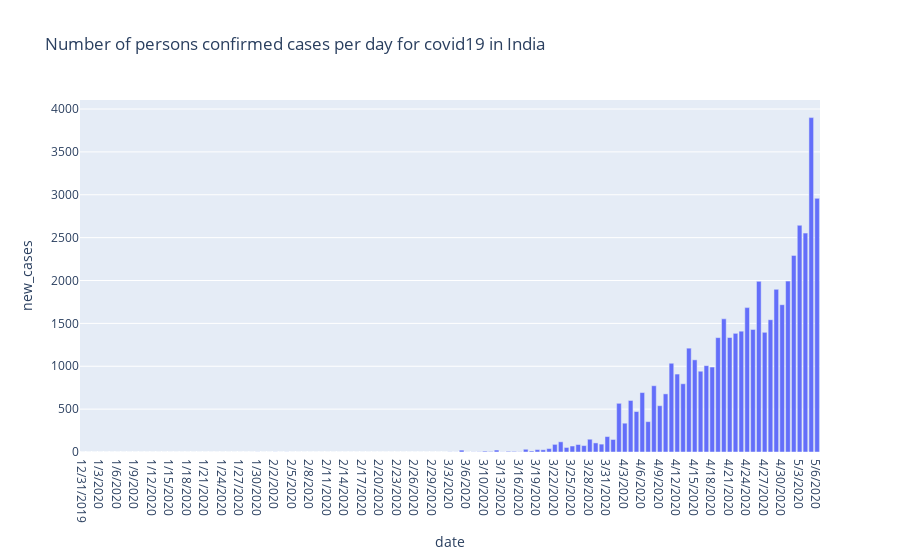

Notebook cell for this chart:
### Code cell
fig = px.bar(df, x = 'date', y = 'new_cases', title='Number of persons confirmed cases per day for covid19 in India')
fig.show()

### Figure 1 — Plotly figure (JSON) as saved in the notebook; plotly's stock layout.template omitted (floating-point values rounded to 4 significant figures)
{"data": [{"alignmentgroup": "True", "hovertemplate": "date=%{x}<br>new_cases=%{y}<extra></extra>", "legendgroup": "", "marker": {"color": "#636efa"}, "name": "", "offsetgroup": "", "orientation": "v", "showlegend": false, "textposition": "auto", "type": "bar", "x": ["12/31/2019", "1/1/2020", "1/2/2020", "1/3/2020", "1/4/2020", "1/5/2020", "1/6/2020", "1/7/2020", "1/8/2020", "1/9/2020", "1/10/2020", "1/11/2020", "1/12/2020", "1/13/2020", "1/14/2020", "1/15/2020", "1/16/2020", "1/17/2020", "1/18/2020", "1/19/2020", "1/20/2020", "1/21/2020", "1/22/2020", "1/23/2020", "1/24/2020", "1/25/2020", "1/26/2020", "1/27/2020", "1/28/2020", "1/29/2020", "1/30/2020", "1/31/2020", "2/1/2020", "2/2/2020", "2/3/2020", "2/4/2020", "2/5/2020", "2/6/2020", "2/7/2020", "2/8/2020", "2/9/2020", "2/10/2020", "2/11/2020", "2/12/2020", "2/13/2020", "2/14/2020", "2/15/2020", "2/16/2020", "2/17/2020", "2/18/2020", "2/19/2020", "2/20/2020", "2/21/2020", "2/22/2020", "2/23/2020", "2/24/2020", "2/25/2020", "2/26/2020", "2/27/2020", "2/28/2020", "2/29/2020", "3/1/2020", "3/2/2020", "3/3/2020", "3/4/2020", "3/5/2020", "3/6/2020", "3/7/2020", "3/8/2020", "3/10/2020", "3/11/2020", "3/12/2020", "3/13/2020", "3/14/2020", "3/15/2020", "3/16/2020", "3/17/2020", "3/18/2020", "3/19/2020", "3/20/2020", "3/21/2020", "3/22/2020", "3/23/2020", "3/24/2020", "3/25/2020", "3/26/2020", "3/27/2020", "3/28/2020", "3/29/2020", "3/30/2020", "3/31/2020", "4/1/2020", "4/2/2020", "4/3/2020", "4/4/2020", "4/5/2020", "4/6/2020", "4/7/2020", "4/8/2020", "4/9/2020", "4/10/2020", "4/11/2020", "4/12/2020", "4/13/2020", "4/14/2020", "4/15/2020", "4/16/2020", "4/17/2020", "4/18/2020", "4/19/2020", "4/20/2020", "4/21/2020", "4/22/2020", "4/23/2020", "4/24/2020", "4/25/2020", "4/26/2020", "4/27/2020", "4/28/2020", "4/29/2020", "4/30/2020", "5/1/2020", "5/2/2020", "5/3/2020", "5/4/2020", "5/5/2020", "5/6/2020"], "xaxis": "x", "y": [0, 0, 0, 0, 0, 0, 0, 0, 0, 0, 0, 0, 0, 0, 0, 0, 0, 0, 0, 0, 0, 0, 0, 0, 0, 0, 0, 0, 0, 0, 1, 0, 0, 1, 0, 1, 0, 0, 0, 0, 0, 0, 0, 0, 0, 0, 0, 0, 0, 0, 0, 0, 0, 0, 0, 0, 0, 0, 0, 0, 0, 0, 0, 2, 1, 22, 1, 2, 3, 10, 6, 23, 2, 8, 7, 3, 32, 12, 28, 26, 40, 89, 119, 53, 70, 87, 75, 149, 106, 92, 180, 146, 568, 336, 601, 472, 693, 354, 773, 540, 678, 1035, 909, 796, 1211, 1075, 942, 1007, 991, 1334, 1553, 1335, 1384, 1409, 1684, 1429, 1990, 1396, 1543, 1897, 1718, 1993, 2293, 2644, 2553, 3900, 2958], "yaxis": "y"}], "layout": {"barmode": "relative", "legend": {"tracegroupgap": 0}, "title": {"text": "Number of persons confirmed cases per day for covid19 in India"}, "xaxis": {"anchor": "y", "domain": [0, 1], "title": {"text": "date"}}, "yaxis": {"anchor": "x", "domain": [0, 1], "title": {"text": "new_cases"}}}}
